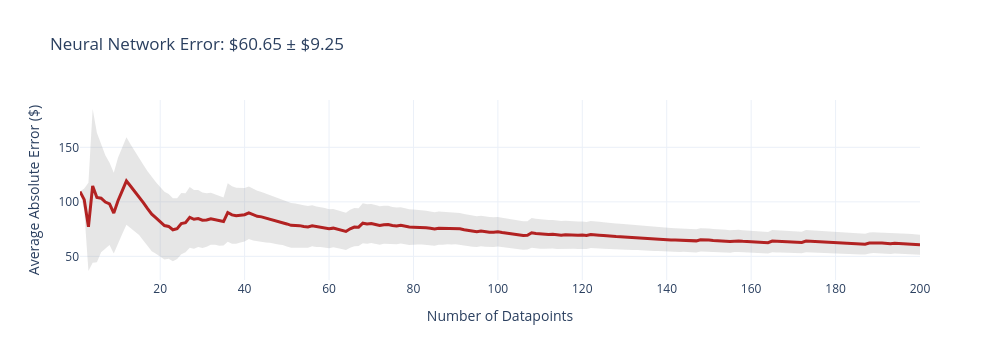
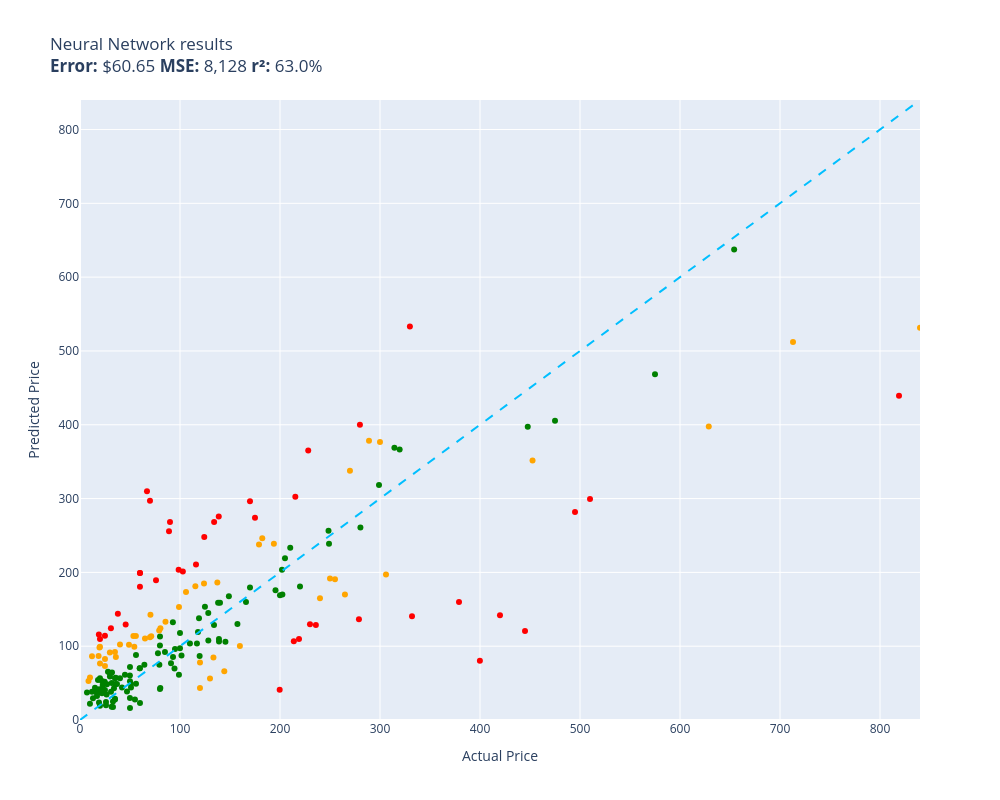

Notebook cell for these charts, in order:
### Code cell
evaluate(neural_network, test)

### Figure 1 — Plotly figure (JSON) as saved in the notebook; plotly's stock layout.template omitted (floating-point values rounded to 4 significant figures; data arrays with more than 128 entries replaced by an {"elided": "..."} marker saying what was removed)
{"data": [{"fill": "toself", "fillcolor": "rgba(128,128,128,0.2)", "hoverinfo": "skip", "line": {"color": "rgba(255,255,255,0)"}, "name": "95% CI", "showlegend": false, "type": "scatter", "x": {"elided": "400 int values"}, "y": {"elided": "400 float values"}}, {"customdata": {"elided": "200x1 float values"}, "hovertemplate": "n=%{x}<br>Avg Error=$%{y:,.2f}<br>±95% CI=$%{customdata[0]:,.2f}<extra></extra>", "line": {"color": "firebrick", "width": 3}, "mode": "lines", "name": "Cumulative Avg Error", "type": "scatter", "x": {"elided": "200 int values"}, "y": {"elided": "200 float values"}}], "layout": {"height": 360, "showlegend": false, "title": {"text": "Neural Network Error: $60.65 ± $9.25"}, "width": 1000, "xaxis": {"title": {"text": "Number of Datapoints"}}, "yaxis": {"title": {"text": "Average Absolute Error ($)"}}}}

### Figure 2 — Plotly figure (JSON) as saved in the notebook; plotly's stock layout.template omitted (floating-point values rounded to 4 significant figures)
{"data": [{"customdata": [["Old Blood Noise Excess V2 Distortion Cho...\nGuess=$109.59 Actual=$219.00"], ["telpo Headlight Assembly Fit For 15 Camr...\nGuess=$210.64 Actual=$115.99"], ["EXMAX NG-10X Fresnel Lens Focusing Adapt...\nGuess=$297.14 Actual=$69.98"], ["RBC12-UPC Replacement Battery Cartridge ...\nGuess=$129.84 Actual=$229.99"], ["ACDelco GM Original Equipment FW339 Fron...\nGuess=$302.37 Actual=$215.33"], ["Pump Head TBVECHI 175PSI 4KW 5.5HP 21CFM...\nGuess=$533.20 Actual=$329.90"], ["Metabo HPT 36V MultiVolt™ Cordless Rotar...\nGuess=$160.03 Actual=$379.00"], ["SKB iSeries 3i-13096-6KP Case for BlackM...\nGuess=$273.92 Actual=$174.99"], ["Bam Trekking 3027SB Single Black Clarine...\nGuess=$140.63 Actual=$332.00"], ["Mini PC, Kinupute Desktop Computer E3-12...\nGuess=$281.91 Actual=$495.00"], ["Aolemi Oil Rubbed Bronze Single Function...\nGuess=$203.40 Actual=$98.65"], ["10GBase-LR SFP+ Transceiver, Handar 10GB...\nGuess=$109.77 Actual=$19.99"], ["Deco Mount Pro Tripod Microphone Stand w...\nGuess=$180.37 Actual=$59.95"], ["Canon EOS Rebel T7 Digital SLR Camera wi...\nGuess=$439.32 Actual=$819.00"], ["Travelpro Platinum Elite Slim Business L...\nGuess=$106.76 Actual=$213.83"], ["Southwire 120V/15A Right Angle User Atta...\nGuess=$143.87 Actual=$37.87"], ["JRready ST6313 DT Deutsch Connector Kit,...\nGuess=$40.82 Actual=$199.68"], ["Diversitech WG840585 Motor, (Ddb) 1/3Hp,...\nGuess=$268.25 Actual=$134.12"], ["Sumerain S1339CM Double Handle Widesprea...\nGuess=$128.56 Actual=$235.86"], ["DIMARZIO 204284 DP 163FBK Blues Bucker G...\nGuess=$268.11 Actual=$89.99"], ["Lighted Triangle Mirror Cabinet Bathroom...\nGuess=$120.50 Actual=$445.00"], ["BESTILL Wall Mounted Shower Faucet Set, ...\nGuess=$189.28 Actual=$76.00"], ["Trail Gear Twin Stick Kit for Top Shift ...\nGuess=$400.01 Actual=$279.92"], ["Engine Thermostat, Replace 19301-PAA-306...\nGuess=$115.97 Actual=$18.89"], ["Dell Optiplex 390 Desktop Computer i3 3....\nGuess=$247.85 Actual=$124.27"], ["LEGO Marvel Avengers War Machine Buster ...\nGuess=$199.16 Actual=$59.95"], ["KOHLER K-1185540-CP Assembly-Slider\nGuess=$129.34 Actual=$45.67"], ["Pioneer 2AM401-BN Two Handle Kitchen Fau...\nGuess=$365.07 Actual=$228.22"], ["Royal Designs, Inc. Decorative Abundant ...\nGuess=$114.06 Actual=$24.95"], ["Canon Sure Shot 90u 35mm Date Camera\nGuess=$80.21 Actual=$399.89"], ["Wilkinson LOW GAUSS Vintage Tone Strat S...\nGuess=$124.45 Actual=$30.93"], ["Ibanez M510OVS Acoustic Mandolin in Vint...\nGuess=$296.34 Actual=$169.99"], ["GENUINE VOLVO THERMOSTAT (3.0, 3.2) S60 ...\nGuess=$201.32 Actual=$102.85"], ["CradlePoint Compact Broadband Router (CB...\nGuess=$255.64 Actual=$89.00"], ["Competition Clutch Disc and Pressure Pla...\nGuess=$299.38 Actual=$510.00"], ["VIPMOTOZ Sequential Turn Signal Premium ...\nGuess=$136.63 Actual=$278.94"], ["Pacific Drums PDCM1618TTRB 16 x 18 Inche...\nGuess=$141.85 Actual=$419.99"], ["KZ ZS10 Pro in Ear Monitor Headphone KZ ...\nGuess=$309.81 Actual=$66.99"], ["Fender Hendrix Voodoo Child Coiled Instr...\nGuess=$199.03 Actual=$59.99"], ["Garmin 010-12402-10 GT15M-TM Transom-Mou...\nGuess=$275.65 Actual=$138.74"]], "hovertemplate": "%{customdata[0]}<extra></extra>", "legendgroup": "red", "marker": {"color": "red", "size": 6, "symbol": "circle"}, "mode": "markers", "name": "red", "orientation": "v", "showlegend": true, "type": "scatter", "x": [219.0, 116.0, 69.98, 230.0, 215.3, 329.9, 379.0, 175.0, 332.0, 495.0, 98.65, 19.99, 59.95, 819.0, 213.8, 37.87, 199.7, 134.1, 235.9, 89.99, 445.0, 76.0, 279.9, 18.89, 124.3, 59.95, 45.67, 228.2, 24.95, 399.9, 30.93, 170.0, 102.8, 89.0, 510.0, 278.9, 420.0, 66.99, 59.99, 138.7], "xaxis": "x", "y": [109.6, 210.6, 297.1, 129.8, 302.4, 533.2, 160.0, 273.9, 140.6, 281.9, 203.4, 109.8, 180.4, 439.3, 106.8, 143.9, 40.82, 268.3, 128.6, 268.1, 120.5, 189.3, 400.0, 116.0, 247.8, 199.2, 129.3, 365.1, 114.1, 80.21, 124.4, 296.3, 201.3, 255.6, 299.4, 136.6, 141.9, 309.8, 199.0, 275.6], "yaxis": "y"}, {"customdata": [["NewPower99 Battery Kit for Samsung Galax...\nGuess=$27.77 Actual=$54.95"], ["8544771 Dryer Heating Element, 279816 Th...\nGuess=$57.23 Actual=$35.74"], ["LOVE MEI Galaxy S10 Lite Case, Military ...\nGuess=$17.77 Actual=$32.98"], ["GJY Portable TV,10.6 inch Mini TV for AT...\nGuess=$74.98 Actual=$79.36"], ["LD Products Compatible Toner Cartridge R...\nGuess=$52.35 Actual=$49.98"], ["APS iBoard 6-inch Aluminum (Black Powder...\nGuess=$233.39 Actual=$210.23"], ["PEMP E65 E66 CDC Simulate Optical Fiber ...\nGuess=$137.99 Actual=$119.00"], ["Intermatic PX300 12V 300W Transformer wi...\nGuess=$128.64 Actual=$134.00"], ["HK SYSTEMS 13\" Heavy Duty Black \"Push\" O...\nGuess=$92.29 Actual=$84.95"], ["June Garden 12\" Sweet Dolly Charlotte - ...\nGuess=$56.48 Actual=$19.99"], ["Clementoni 39132.5 Jigsaw Puzzle 1,000 P...\nGuess=$42.16 Actual=$79.95"], ["KOMPUTERBAY 4GB 2X 2GB DDR2 1066MHz PC2-...\nGuess=$43.38 Actual=$80.34"], ["Evergreen HSHB2005 Cylinder Head Gasket ...\nGuess=$70.15 Actual=$59.69"], ["15\" Locking Shower Head Extension Arm in...\nGuess=$100.80 Actual=$79.95"], ["Mylites+ Standard Comic Book Mylar Sleev...\nGuess=$56.65 Actual=$34.99"], ["Dakota Alert MURS Alert Probe Sensor - M...\nGuess=$181.03 Actual=$219.99"], ["152MM Hole Saws M42 Bi-Metal High Speed ...\nGuess=$54.26 Actual=$17.99"], ["Baseball Backpacks Large 18 Inch Bookbag...\nGuess=$50.14 Actual=$31.77"], ["Wenger City Upgrade Laptop Backpack with...\nGuess=$105.88 Actual=$145.42"], ["AUTOFREE LED Tail Lights Assembly Compat...\nGuess=$203.51 Actual=$201.99"], ["Adams Check Payment and Deposit Register...\nGuess=$48.89 Actual=$35.49"], ["KOHLER 18865-CP Filtered Water Faucet, P...\nGuess=$405.48 Actual=$475.00"], ["Fjallraven, Kanken Laptop 15\" Backpack f...\nGuess=$86.68 Actual=$119.65"], ["Retevis RT68 Soft Earhook Walkie Talkie ...\nGuess=$37.18 Actual=$6.99"], ["Evan-Fischer Front Bumper Cover Compatib...\nGuess=$169.88 Actual=$202.38"], ["Laisomeke Waterproof Junction Box, Unive...\nGuess=$38.24 Actual=$11.99"], ["Webcem Solar Shed Light Outdoor Indoor, ...\nGuess=$90.27 Actual=$77.96"], ["Festool 492370 Platin 2 S1000 Grit 6-Inc...\nGuess=$76.92 Actual=$91.00"], ["Western Digital Enterprise RE4-GP 2TB SA...\nGuess=$103.71 Actual=$109.95"], ["PM Auto Front Right Quick Complete Strut...\nGuess=$153.58 Actual=$124.94"], ["Tablet PC Cover Compatible with Lenovo T...\nGuess=$18.12 Actual=$31.61"], ["Miyaya@ Funny Animal Masks Collection fo...\nGuess=$32.43 Actual=$16.99"], ["Ultra Duster Canned Air Net 10 Oz 6-Pack\nGuess=$60.20 Actual=$49.90"], ["IQShield Screen Protector Compatible wit...\nGuess=$21.99 Actual=$9.95"], ["Liberty Imports 12 Pack: US Military Toy...\nGuess=$37.53 Actual=$16.98"], ["Ceramic Talavera Mexican Tile 4x4\", 9 Pi...\nGuess=$58.79 Actual=$29.95"], ["Marvel Legends Series X-Men 6-Inch Archa...\nGuess=$61.19 Actual=$98.95"], ["Intrepid International Dressage Letters-...\nGuess=$48.45 Actual=$26.99"], ["KUNN Small Electrician Tool Pouch Utilit...\nGuess=$53.00 Actual=$21.99"], ["Trim Kit for 2-handle Shower & Tub Valve...\nGuess=$96.09 Actual=$94.99"], ["iPhone 12/12 Pro Nicaragua Guardabarranc...\nGuess=$19.17 Actual=$19.97"], ["Replacement Remote Control for PANASONIC...\nGuess=$28.93 Actual=$34.95"], ["LSSAGOON Backpack for Women Teen Kids Gi...\nGuess=$43.15 Actual=$33.99"], ["Grey Pneumatic 1311SD Impact Socket Set\nGuess=$130.10 Actual=$157.43"], ["Walker Exhaust Ultra EPA 16478 Direct Fi...\nGuess=$468.49 Actual=$574.99"], ["4LT LUMINETTE Vanity Opal GLS BSN\nGuess=$97.27 Actual=$99.99"], ["4pc Wheel Spacers Adapters 4\" (2inch Per...\nGuess=$103.53 Actual=$116.95"], ["GE RPWF SmartWater Comparable Refrigerat...\nGuess=$48.62 Actual=$36.99"], ["Urth 62mm UV, Circular Polarizing (CPL),...\nGuess=$106.27 Actual=$139.00"], ["MGP Caliper Covers 39011SACURD Red Powde...\nGuess=$238.88 Actual=$249.00"], ["LSI Broadcom SAS 9300-8i 8-port 12Gb/s S...\nGuess=$119.15 Actual=$118.00"], ["NewFantasia Replacement Audio Cable with...\nGuess=$38.12 Actual=$31.00"], ["Mikrotik RB3011UIAS-RM RouterBOARD 10xGi...\nGuess=$318.50 Actual=$299.00"], ["MONOCARBON Forged Carbon Fiber Case for ...\nGuess=$22.90 Actual=$59.99"], ["AC Compressor & A/C Kit For BMW 335i 335...\nGuess=$368.71 Actual=$314.41"], ["DuraGo 29515020 Front Hub Assembly\nGuess=$107.68 Actual=$128.34"], ["MXR Carbon Copy Deluxe Analog Delay Guit...\nGuess=$175.78 Actual=$195.50"], ["Berta (6 Pieces) 1-1/4 inch Overlay, 90 ...\nGuess=$51.68 Actual=$24.66"], ["Linkloos Solar Street Lights Outdoor Wat...\nGuess=$88.00 Actual=$55.99"], ["USB Charger, CIVIE High Speed 60W Multip...\nGuess=$37.79 Actual=$15.99"], ["Cardone 84-58642 New HEI Electronic Dist...\nGuess=$159.88 Actual=$165.99"], ["Universal Power Group 12V 100Ah Sealed L...\nGuess=$168.92 Actual=$199.99"], ["Hp Pavilion P7-1257c Motherboard Aahd3-h...\nGuess=$70.07 Actual=$59.86"], ["Kastar Battery Pack Replacement for Sony...\nGuess=$37.48 Actual=$19.99"], ["New Replacement seat cover fits Yamaha M...\nGuess=$109.74 Actual=$138.95"], ["AZX Stylus Pencil for Apple iPad Pro 202...\nGuess=$63.13 Actual=$29.99"], ["Raspberry Pi 3 Model B+ Aluminum Case Me...\nGuess=$43.54 Actual=$14.99"], ["SP Air Corporation SP-8102BU 1/4-Inch He...\nGuess=$219.21 Actual=$204.99"], ["ROHL WSGUM3018WH Wire Sink Grids, White\nGuess=$145.06 Actual=$128.28"], ["ASUS VY279HE-W 27” 1080P Monitor - White...\nGuess=$158.76 Actual=$138.10"], ["LCD Screen for Dell Inspiron 17R 17.3\" H...\nGuess=$74.93 Actual=$64.37"], ["CTLAMP XL-2100 Professional Quality XL-2...\nGuess=$64.49 Actual=$32.00"], ["200 ' feet True 14 Gauge AWG CCA Speaker...\nGuess=$61.29 Actual=$44.95"], ["200 Couples Conversation Cards - Enjoy B...\nGuess=$25.00 Actual=$32.97"], ["The Puppet Company - Carpet-Unicorn, Whi...\nGuess=$23.75 Actual=$19.00"], ["KYX Racing Hardened Steel Center Drive S...\nGuess=$38.73 Actual=$46.99"], ["StonKraft Brass Chess Board Game Set wit...\nGuess=$158.87 Actual=$140.00"], ["Baumgartens Sicurix Blank PVC ID Cards (...\nGuess=$41.73 Actual=$19.11"], ["OEM Samsung Remote Control Shipped with ...\nGuess=$49.26 Actual=$56.00"], ["Venom Power Terra Hunter R/T+ R/T All-Te...\nGuess=$366.39 Actual=$319.65"], ["Custom Engagement Logo Desk Embosser Sea...\nGuess=$29.89 Actual=$49.95"], ["520 Pieces Christmas Envelope Seal Stick...\nGuess=$20.07 Actual=$25.99"], ["LD Compatible Ink Cartridge Replacement ...\nGuess=$43.98 Actual=$41.99"], ["BestPricedDecals Wine A BIT, You'll Feel...\nGuess=$29.43 Actual=$12.98"], ["VATOS 4 Packs Bubble Machine Gun for Kid...\nGuess=$42.29 Actual=$22.88"], ["Steering Wheel, Carbon Fiber Automotive ...\nGuess=$397.14 Actual=$447.74"], ["BXYJY for Samsung Galaxy Z Fold 3 Case w...\nGuess=$16.29 Actual=$49.99"], ["VONADO Space Wars Colonial Viper MK1 Bui...\nGuess=$56.52 Actual=$39.99"], ["sabermaster TCG Playmat yugioh playmat T...\nGuess=$36.33 Actual=$21.99"], ["Star Wars Die-Cast Metal TITANIUM Series...\nGuess=$47.32 Actual=$22.70"], ["DuraGo BR5330 Front Vented Disc Brake Ro...\nGuess=$87.29 Actual=$101.51"], ["Vinyl Soft Top Roll-up Adjustable Truck ...\nGuess=$167.72 Actual=$148.88"], ["Glovion Music Stand Light, Clip On Piano...\nGuess=$65.44 Actual=$27.99"], ["Samsung DA97-07603B Freezer Ice Maker As...\nGuess=$85.29 Actual=$93.02"], ["Intex River Run Connect Lounge (Four)\nGuess=$69.79 Actual=$94.49"], ["Blanco 230966 Valea Stainless Steel Sink...\nGuess=$132.30 Actual=$92.88"], ["Empava 24\" Single Wall Ovens 10 Cooking ...\nGuess=$637.44 Actual=$654.14"], ["Think Gizmos Build Your Own Robot Toys f...\nGuess=$40.69 Actual=$24.95"], ["PowerSport Front Rear Brakes and Rotors ...\nGuess=$256.51 Actual=$248.51"], ["Viola Bow 4/4 Full Size Carbon Fiber (Bl...\nGuess=$71.87 Actual=$49.99"], ["VTech Strum and Jam Kidi Musical Guitar ...\nGuess=$41.81 Actual=$21.99"], ["W11130208 W10695459 Refrigerator LED Mod...\nGuess=$34.41 Actual=$26.59"], ["Pyle 2x120 Watt Home Audio Speaker Power...\nGuess=$48.66 Actual=$50.92"], ["STICKGOO Peel and Stick Backsplash for K...\nGuess=$27.91 Actual=$34.99"], ["Fitness Center Gym Room Weight Train Dua...\nGuess=$117.83 Actual=$99.99"], ["MonMount Triple Monitor Stand Freestandi...\nGuess=$113.08 Actual=$79.99"], ["Xiaomi Redmi 10 2022 NFC 4G LTE (128GB +...\nGuess=$179.57 Actual=$169.99"], ["For Volvo C70 S70 V70 V40 S40 AC Compres...\nGuess=$260.72 Actual=$280.41"], ["Refresh NSF-53 Premium Replacement Refri...\nGuess=$43.87 Actual=$50.99"], ["NICKSTON Red Sparkling Glitter Slim Band...\nGuess=$24.49 Actual=$25.99"]], "hovertemplate": "%{customdata[0]}<extra></extra>", "legendgroup": "green", "marker": {"color": "green", "size": 6, "symbol": "circle"}, "mode": "markers", "name": "green", "orientation": "v", "showlegend": true, "type": "scatter", "x": [54.95, 35.74, 32.98, 79.36, 49.98, 210.2, 119.0, 134.0, 84.95, 19.99, 79.95, 80.34, 59.69, 79.95, 34.99, 220.0, 17.99, 31.77, 145.4, 202.0, 35.49, 475.0, 119.7, 6.99, 202.4, 11.99, 77.96, 91.0, 110.0, 124.9, 31.61, 16.99, 49.9, 9.95, 16.98, 29.95, 98.95, 26.99, 21.99, 94.99, 19.97, 34.95, 33.99, 157.4, 575.0, 99.99, 117.0, 36.99, 139.0, 249.0, 118.0, 31.0, 299.0, 59.99, 314.4, 128.3, 195.5, 24.66, 55.99, 15.99, 166.0, 200.0, 59.86, 19.99, 138.9, 29.99, 14.99, 205.0, 128.3, 138.1, 64.37, 32.0, 44.95, 32.97, 19.0, 46.99, 140.0, 19.11, 56.0, 319.6, 49.95, 25.99, 41.99, 12.98, 22.88, 447.7, 49.99, 39.99, 21.99, 22.7, 101.5, 148.9, 27.99, 93.02, 94.49, 92.88, 654.1, 24.95, 248.5, 49.99, 21.99, 26.59, 50.92, 34.99, 99.99, 79.99, 170.0, 280.4, 50.99, 25.99], "xaxis": "x", "y": [27.77, 57.23, 17.77, 74.98, 52.35, 233.4, 138.0, 128.6, 92.29, 56.48, 42.16, 43.38, 70.15, 100.8, 56.65, 181.0, 54.26, 50.14, 105.9, 203.5, 48.89, 405.5, 86.68, 37.18, 169.9, 38.24, 90.27, 76.92, 103.7, 153.6, 18.12, 32.43, 60.2, 21.99, 37.53, 58.79, 61.19, 48.45, 53.0, 96.09, 19.17, 28.93, 43.15, 130.1, 468.5, 97.27, 103.5, 48.62, 106.3, 238.9, 119.2, 38.12, 318.5, 22.9, 368.7, 107.7, 175.8, 51.68, 88.0, 37.79, 159.9, 168.9, 70.07, 37.48, 109.7, 63.13, 43.54, 219.2, 145.1, 158.8, 74.93, 64.49, 61.29, 25.0, 23.75, 38.73, 158.9, 41.73, 49.26, 366.4, 29.89, 20.07, 43.98, 29.43, 42.29, 397.1, 16.29, 56.52, 36.33, 47.32, 87.29, 167.7, 65.44, 85.29, 69.79, 132.3, 637.4, 40.69, 256.5, 71.87, 41.81, 34.41, 48.66, 27.91, 117.8, 113.1, 179.6, 260.7, 43.87, 24.49], "yaxis": "y"}, {"customdata": [["Stand for Raven Pro Document Scanner - P...\nGuess=$91.60 Actual=$29.85"], ["SuppliesOutlet Compatible Toner Cartridg...\nGuess=$66.12 Actual=$144.29"], ["Bam France 2002XL Contoured Hightech Bla...\nGuess=$512.21 Actual=$713.00"], ["46mm Digital Pro High-Resolution Close-U...\nGuess=$76.45 Actual=$19.99"], ["Innovative Percussion CB-6 Chamois Bass ...\nGuess=$99.18 Actual=$54.32"], ["Panasonic KX-TG6511B DECT 6.0 PLUS Expan...\nGuess=$121.30 Actual=$79.20"], ["CORSAIR Dominator Platinum RGB 32GB (2x1...\nGuess=$184.82 Actual=$124.00"], ["DEWALT 20V MAX* XR Impact Driver with Bl...\nGuess=$351.51 Actual=$452.53"], ["GanFindX Portable Car Hand Controls for ...\nGuess=$100.19 Actual=$159.90"], ["Scranton & Co 3 Drawer Mobile File Cabin...\nGuess=$181.31 Actual=$115.35"], ["Task T24287 Roman Ogee Router Bit with 1...\nGuess=$113.79 Actual=$55.88"], ["Tidal Front + Rear Fender Flares 4PC Poc...\nGuess=$190.85 Actual=$254.99"], ["DALDED LED Light Kit for Lego Sonic Gree...\nGuess=$82.53 Actual=$24.99"], ["3D Tree Hole Branches 075 Stair Risers D...\nGuess=$56.22 Actual=$129.99"], ["Projector, CRAZVIEW Projector with WiFi ...\nGuess=$113.80 Actual=$53.40"], ["MC: Pindicator (Dual Intensity Amber)\nGuess=$102.16 Actual=$40.00"], ["Poison Spyder 10-08-020 Rocker Knocker\nGuess=$397.68 Actual=$628.76"], ["VLAND LED Smoked Taillights Compatible F...\nGuess=$164.81 Actual=$239.99"], ["Beck/Arnley 0421945 Air Filter\nGuess=$85.32 Actual=$35.87"], ["Neporal Full Spectrum Light Bulb, 6000K ...\nGuess=$86.64 Actual=$18.59"], ["Pidoko Kids Train Table, Grey with 90 Pc...\nGuess=$43.34 Actual=$119.97"], ["Satco S9596, 4 Count (Pack of 1), 4.18\nGuess=$86.26 Actual=$12.00"], ["ANZO USA 111207 GMC SIERRA 99-06 / YUKON...\nGuess=$246.27 Actual=$182.28"], ["Kingston Brass KS269SN Kingston Clawfoot...\nGuess=$196.99 Actual=$305.99"], ["EMART Photography C Stand with Boom Arm,...\nGuess=$77.98 Actual=$119.99"], ["KS K-STORM Replacement Silicone Mushroom...\nGuess=$52.71 Actual=$8.50"], ["Aeromotive 13304 Regulator, X1 Adjustabl...\nGuess=$337.65 Actual=$269.95"], ["Chalkboard Name Badges with Magnetic Bac...\nGuess=$99.41 Actual=$19.95"], ["Pyle Wireless Rear View Backup Camera - ...\nGuess=$142.73 Actual=$70.45"], ["Auertech Portable Washing Machine, 14lbs...\nGuess=$153.21 Actual=$98.99"], ["18 Inch White Undermount Kitchen Sink - ...\nGuess=$237.78 Actual=$179.00"], ["Amana Tool - SC587 Carbide Tipped 3-Wing...\nGuess=$113.30 Actual=$71.23"], ["Evan Fischer Radiator Cooling Fan Assemb...\nGuess=$186.13 Actual=$137.34"], ["ECCPP Power Steering Pump for 2009-2010 ...\nGuess=$133.12 Actual=$85.48"], ["UPR Mach 1 Chin Spoiler Fits 94-98 Musta...\nGuess=$110.57 Actual=$64.99"], ["Skullcandy Hesh Evo Bluetooth Headphones...\nGuess=$112.25 Actual=$69.99"], ["Music Hall pa15.3 MM/MC Phono Preamplifi...\nGuess=$191.67 Actual=$250.00"], ["Diversitech UC2436-3 Ultralite Condenser...\nGuess=$124.43 Actual=$80.39"], ["Lorell Bell Chair Glide, 2.5\", Black\nGuess=$98.22 Actual=$19.50"], ["4 Inches Rolled Muffler Tip Catback Exha...\nGuess=$238.78 Actual=$193.88"], ["APS iBoard (304 Stainless Steel Polished...\nGuess=$169.91 Actual=$264.95"], ["KUNFINE Android Radio CarPlay & Android ...\nGuess=$173.31 Actual=$106.00"], ["A-Premium Front Suspension Steering Knuc...\nGuess=$101.82 Actual=$48.99"], ["Audio Techinca ATW-T1002 System 10 Handh...\nGuess=$378.35 Actual=$289.00"], ["Dell XPS 13 9343-2727SLV 13.3\" Full HD S...\nGuess=$531.43 Actual=$839.99"], ["Replacement Remote Control fit for Sony ...\nGuess=$57.51 Actual=$9.99"], ["Disney Princess Sparkling Princess Sleep...\nGuess=$73.16 Actual=$24.95"], ["HP Laserjet 2100 Laser Printer W/Test Pr...\nGuess=$376.65 Actual=$299.98"], ["Targus CityGear Durable Backpack, Black,...\nGuess=$84.62 Actual=$133.43"], ["Jada Toys Ryan's World Combo Panda Airli...\nGuess=$91.98 Actual=$34.94"]], "hovertemplate": "%{customdata[0]}<extra></extra>", "legendgroup": "orange", "marker": {"color": "orange", "size": 6, "symbol": "circle"}, "mode": "markers", "name": "orange", "orientation": "v", "showlegend": true, "type": "scatter", "x": [29.85, 144.3, 713.0, 19.99, 54.32, 79.2, 124.0, 452.5, 159.9, 115.3, 55.88, 255.0, 24.99, 130.0, 53.4, 40.0, 628.8, 240.0, 35.87, 18.59, 120.0, 12.0, 182.3, 306.0, 120.0, 8.5, 269.9, 19.95, 70.45, 98.99, 179.0, 71.23, 137.3, 85.48, 64.99, 69.99, 250.0, 80.39, 19.5, 193.9, 264.9, 106.0, 48.99, 289.0, 840.0, 9.99, 24.95, 300.0, 133.4, 34.94], "xaxis": "x", "y": [91.6, 66.12, 512.2, 76.45, 99.18, 121.3, 184.8, 351.5, 100.2, 181.3, 113.8, 190.9, 82.53, 56.22, 113.8, 102.2, 397.7, 164.8, 85.32, 86.64, 43.34, 86.26, 246.3, 197.0, 77.98, 52.71, 337.7, 99.41, 142.7, 153.2, 237.8, 113.3, 186.1, 133.1, 110.6, 112.2, 191.7, 124.4, 98.22, 238.8, 169.9, 173.3, 101.8, 378.3, 531.4, 57.51, 73.16, 376.6, 84.62, 91.98], "yaxis": "y"}, {"hoverinfo": "skip", "line": {"color": "deepskyblue", "dash": "dash", "width": 2}, "mode": "lines", "name": "y = x", "showlegend": false, "type": "scatter", "x": [0, 840.0], "y": [0, 840.0]}], "layout": {"height": 800, "legend": {"title": {"text": "color"}, "tracegroupgap": 0}, "showlegend": false, "title": {"text": "Neural Network results<br><b>Error:</b> $60.65 <b>MSE:</b> 8,128 <b>r²:</b> 63.0%"}, "width": 1000, "xaxis": {"anchor": "y", "domain": [0, 1], "range": [0, 840.0], "title": {"text": "Actual Price"}}, "yaxis": {"anchor": "x", "domain": [0, 1], "range": [0, 840.0], "title": {"text": "Predicted Price"}}}}
